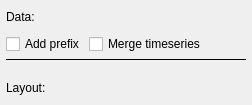
         <widget class="QFrame" name="frameFile">
          <layout class="QVBoxLayout" name="verticalLayout_4">
           <property name="spacing">
            <number>4</number>
           </property>
           <property name="leftMargin">
            <number>6</number>
           </property>
           <property name="topMargin">
            <number>4</number>
           </property>
           <property name="rightMargin">
            <number>6</number>
           </property>
           <property name="bottomMargin">
            <number>4</number>
           </property>
           <item>
            <layout class="QHBoxLayout" name="horizontalLayout_3" stretch="0,0,1,0,0">
             <item>
              <widget class="QLabel" name="label_4">
               <property name="text">
                <string>Data:</string>
               </property>
              </widget>
             </item>
             <item>
              <widget class="QPushButton" name="buttonLoadDatafile">
               <property name="minimumSize">
                <size>
                 <width>26</width>
                 <height>26</height>
                </size>
               </property>
               <property name="maximumSize">
                <size>
                 <width>26</width>
                 <height>26</height>
                </size>
               </property>
               <property name="focusPolicy">
                <enum>Qt::NoFocus</enum>
               </property>
               <property name="toolTip">
                <string>&lt;html&gt;&lt;head/&gt;&lt;body&gt;&lt;p&gt;Load data from file&lt;/p&gt;&lt;/body&gt;&lt;/html&gt;</string>
               </property>
               <property name="text">
                <string/>
               </property>
               <property name="iconSize">
                <size>
                 <width>22</width>
                 <height>22</height>
                </size>
               </property>
               <property name="flat">
                <bool>true</bool>
               </property>
              </widget>
             </item>
             <item>
              <spacer name="horizontalSpacer">
               <property name="orientation">
                <enum>Qt::Horizontal</enum>
               </property>
               <property name="sizeHint" stdset="0">
                <size>
                 <width>60</width>
                 <height>20</height>
                </size>
               </property>
              </spacer>
             </item>
             <item>
              <widget class="QPushButton" name="buttonReloadData">
               <property name="enabled">
                <bool>false</bool>
               </property>
               <property name="toolTip">
                <string>&lt;html&gt;&lt;head/&gt;&lt;body&gt;&lt;p&gt;&lt;span style=&quot; font-weight:700;&quot;&gt;Quick Reload&lt;/span&gt;&lt;/p&gt;&lt;p&gt;Reload the last file, keeping exactly the same configuration.&lt;/p&gt;&lt;/body&gt;&lt;/html&gt;</string>
               </property>
               <property name="text">
                <string/>
               </property>
               <property name="icon">
                <iconset resource="resource.qrc">
                 <normaloff>:/resources/svg/reload.svg</normaloff>:/resources/svg/reload.svg</iconset>
               </property>
               <property name="iconSize">
                <size>
                 <width>22</width>
                 <height>22</height>
                </size>
               </property>
               <property name="flat">
                <bool>true</bool>
               </property>
              </widget>
             </item>
             <item>
              <widget class="QPushButton" name="buttonRecentData">
               <property name="minimumSize">
                <size>
                 <width>26</width>
                 <height>26</height>
                </size>
               </property>
               <property name="maximumSize">
                <size>
                 <width>26</width>
                 <height>26</height>
                </size>
               </property>
               <property name="toolTip">
                <string>&lt;html&gt;&lt;head/&gt;&lt;body&gt;&lt;p&gt;Recent data files&lt;/p&gt;&lt;/body&gt;&lt;/html&gt;</string>
               </property>
               <property name="text">
                <string/>
               </property>
               <property name="iconSize">
                <size>
                 <width>12</width>
                 <height>12</height>
                </size>
               </property>
               <property name="flat">
                <bool>true</bool>
               </property>
              </widget>
             </item>
            </layout>
           </item>
           <item>
            <layout class="QHBoxLayout" name="horizontalLayout_14">
             <property name="topMargin">
              <number>0</number>
             </property>
             <item>
              <widget class="QCheckBox" name="checkBoxAddPrefix">
               <property name="toolTip">
                <string>&lt;html&gt;&lt;head/&gt;&lt;body&gt;&lt;p&gt;Useful when comparing 2 or more files containing the same timeseries.&lt;br/&gt;&lt;br/&gt;You will be asked to add a prefix to the name of the timeseries, and you will &lt;span style=&quot; font-weight:700;&quot;&gt;not&lt;/span&gt; remove previously loaded data.&lt;/p&gt;&lt;p&gt;&lt;br/&gt;&lt;/p&gt;&lt;p&gt;If not checked, timeseries data with the same will be merged&lt;/p&gt;&lt;/body&gt;&lt;/html&gt;</string>
               </property>
               <property name="text">
                <string>Add prefix</string>
               </property>
              </widget>
             </item>
             <item>
              <widget class="QCheckBox" name="checkBoxMergeData">
               <property name="toolTip">
                <string>&lt;html&gt;&lt;head/&gt;&lt;body&gt;&lt;p&gt;Merge data the has the same name into one data series&lt;/p&gt;&lt;p&gt;&lt;br/&gt;&lt;/p&gt;&lt;p&gt;If this is not checked data will be over written if two data series have the same name&lt;/p&gt;&lt;/body&gt;&lt;/html&gt;</string>
               </property>
               <property name="text">
                <string>Merge timeseries</string>
               </property>
              </widget>
             </item>
             <item>
              <spacer name="horizontalSpacer_4">
               <property name="orientation">
                <enum>Qt::Horizontal</enum>
               </property>
               <property name="sizeHint" stdset="0">
                <size>
                 <width>40</width>
                 <height>20</height>
                </size>
               </property>
              </spacer>
             </item>
            </layout>
           </item>
           <item>
            <widget class="Line" name="line">
             <property name="frameShadow">
              <enum>QFrame::Plain</enum>
             </property>
             <property name="orientation">
              <enum>Qt::Horizontal</enum>
             </property>
            </widget>
           </item>
           <item>
            <layout class="QHBoxLayout" name="horizontalLayout_11">
             <property name="topMargin">
              <number>10</number>
             </property>
             <item>
              <widget class="QLabel" name="label_9">
               <property name="text">
                <string>Layout:</string>
               </property>
              </widget>
             </item>
             <item>
              <widget class="QPushButton" name="buttonLoadLayout">
               <property name="minimumSize">
                <size>
                 <width>26</width>
                 <height>26</height>
                </size>
               </property>
               <property name="maximumSize">
                <size>
                 <width>26</width>
                 <height>26</height>
                </size>
               </property>
               <property name="focusPolicy">
                <enum>Qt::NoFocus</enum>
               </property>
               <property name="toolTip">
                <string>&lt;html&gt;&lt;head/&gt;&lt;body&gt;&lt;p&gt;Load data and window/plots layout&lt;/p&gt;&lt;/body&gt;&lt;/html&gt;</string>
               </property>
               <property name="text">
                <string/>
               </property>
               <property name="iconSize">
                <size>
                 <width>22</width>
                 <height>22</height>
                </size>
               </property>
               <property name="flat">
                <bool>true</bool>
               </property>
              </widget>
             </item>
             <item>
              <widget class="QPushButton" name="buttonSaveLayout">
               <property name="minimumSize">
                <size>
                 <width>26</width>
                 <height>26</height>
                </size>
               </property>
               <property name="maximumSize">
                <size>
                 <width>26</width>
                 <height>26</height>
                </size>
               </property>
               <property name="focusPolicy">
                <enum>Qt::NoFocus</enum>
               </property>
               <property name="toolTip">
                <string>&lt;html&gt;&lt;head/&gt;&lt;body&gt;&lt;p&gt;Save window/plots layout&lt;/p&gt;&lt;/body&gt;&lt;/html&gt;</string>
               </property>
               <property name="text">
                <string/>
               </property>
               <property name="iconSize">
                <size>
                 <width>22</width>
                 <height>22</height>
                </size>
               </property>
               <property name="flat">
                <bool>true</bool>
               </property>
              </widget>
             </item>
             <item>
              <spacer name="horizontalSpacer_3">
               <property name="orientation">
                <enum>Qt::Horizontal</enum>
               </property>
               <property name="sizeHint" stdset="0">
                <size>
                 <width>40</width>
                 <height>20</height>
                </size>
               </property>
              </spacer>
             </item>
             <item>
              <widget class="QPushButton" name="buttonRecentLayout">
               <property name="sizePolicy">
                <sizepolicy hsizetype="Minimum" vsizetype="Fixed">
                 <horstretch>0</horstretch>
                 <verstretch>0</verstretch>
                </sizepolicy>
               </property>
               <property name="minimumSize">
                <size>
                 <width>26</width>
                 <height>26</height>
                </size>
               </property>
               <property name="maximumSize">
                <size>
                 <width>26</width>
                 <height>26</height>
                </size>
               </property>
               <property name="toolTip">
                <string>&lt;html&gt;&lt;head/&gt;&lt;body&gt;&lt;p&gt;Recent layout files&lt;/p&gt;&lt;/body&gt;&lt;/html&gt;</string>
               </property>
               <property name="text">
                <string/>
               </property>
               <property name="iconSize">
                <size>
                 <width>12</width>
                 <height>12</height>
                </size>
               </property>
               <property name="flat">
                <bool>true</bool>
               </property>
              </widget>
             </item>
            </layout>
           </item>
          </layout>
         </widget>
